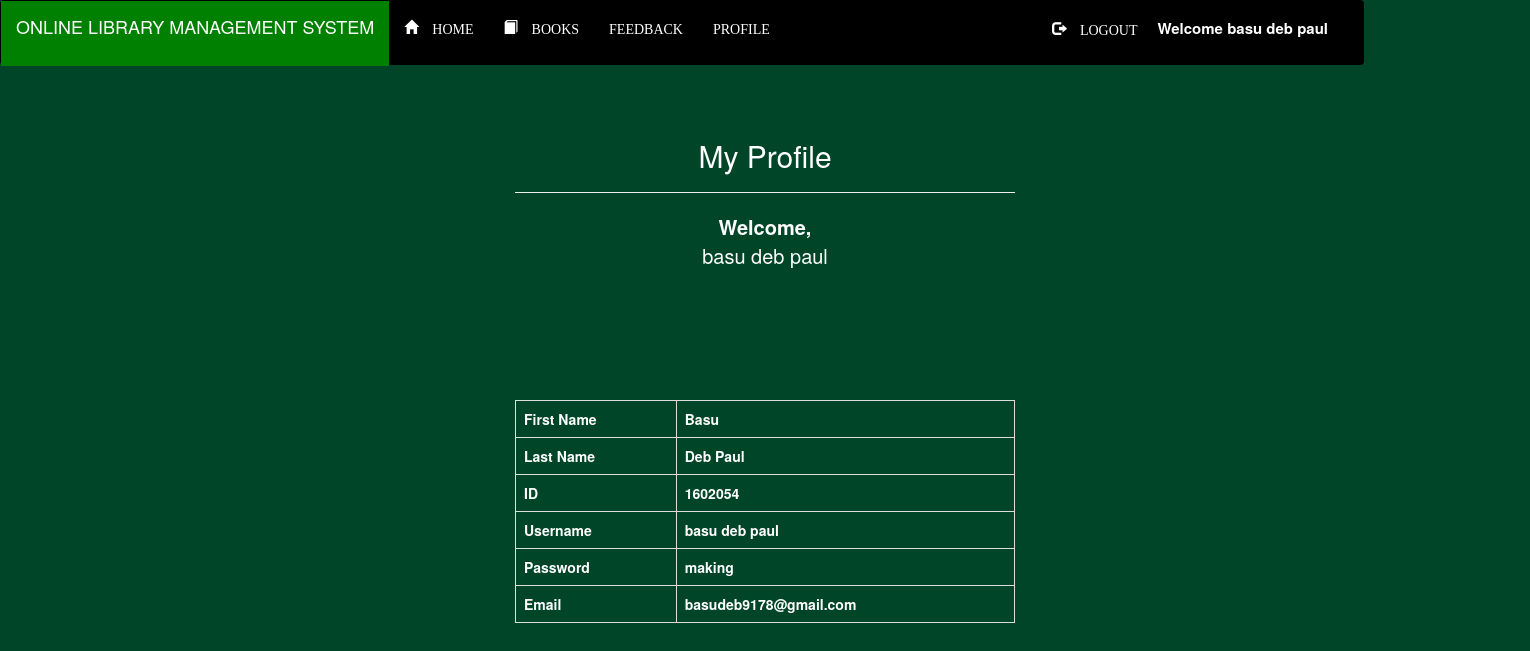
The app's page /Library/Student/profile.php (signed in) with its own data.
### tables this page shows
CREATE TABLE `student` (
  `first` varchar(100) NOT NULL,
  `last` varchar(100) NOT NULL,
  `roll` int(100) NOT NULL,
  `username` varchar(100) NOT NULL,
  `password` varchar(100) NOT NULL,
  `email` varchar(100) NOT NULL
);

### Library/Student/profile.php (the view, shortened to what this page needs)
<?php
 include "connection.php";
 include"navbar.php";
?>
<!DOCTYPE html>
<html>
<head>
</head>
<body style="background-color:#004528">
       <div class="wrapper">
	<?php
	 if(!isset($_SESSION['login_user']))
       {
            echo"<span style='color:red;font-size:30px;text-align:center;font-family:arial'>You Need to Login First</span>";
       }
       else
       {
      ?>
      <div class="container">
      </div>
      <h2 style="text-align:center">My Profile</h2>
      <hr>
      <div style="font-color:white;font-weight:bold;font-size:20px;text-align:center">Welcome,</div>
      <?php
      $q = mysqli_query($db,"SELECT * FROM `student` WHERE username ='$_SESSION[login_user]';");
      $row=mysqli_fetch_assoc($q);
      echo "<p style='text-align:center;font-size:20px;'>".$_SESSION['login_user']."</p>";
      echo"<b>";
      echo"<table class='table table-bordered '>";
      echo"<tr>";
      echo"<td>";
      echo"<b>First Name</b>";
      echo"</td>"."<br>";
      echo"<td>";
      echo" ".$row['first'];
      echo"</td>";
      echo"</tr>";
      echo"<tr>";
      echo"<td>";
      echo"<b>Last Name</b>";
      echo"</td>";
      echo"<td>";
      echo" ".$row['last'];
      echo"</td>";
      echo"<tr/>"."<br>";
      echo"<tr>";
      echo"<td>";
      echo"<b>ID</b>";
      echo"</td>";
      echo"<td>";
      echo" ".$row['roll'];
      echo"</td>";
      echo"<tr/>"."<br>";
      echo"<tr>";
      echo"<td>";
      echo"<b>Username</b>";
      echo"</td>";
      echo"<td>";
      echo" ".$row['username'];
      echo"</td>";
      echo"<tr/>"."<br>";
      echo"<tr>";
      echo"<td>";
      echo"<b>Password</b>";
      echo"</td>";
      echo"<td>";
      echo" ".$row['password'];
      echo"</td>";
      echo"<tr/>"."<br>";
      echo"<tr>";
      echo"<td>";
      echo"<b>Email</b>";
      echo"</td>";
      echo"<td>";
      echo" ".$row['email'];
      echo"</td>";
      echo"<tr/>"."<br>";
       }
	?>
	</div>
</body>
</html>

### Library/Student/style.css (style rules this page uses)
html, body, div, span, object, iframe, h1, h2, h3, h4, h5, h6, p, blockquote, pre, abbr, address, cite, code, del, dfn, em, img, ins, kbd, q, samp, small, strong, sub, sup, var, b, i, dl, dt, dd, ol, ul, li, fieldset, form, label, legend, table, caption, tbody, tfoot, thead, tr, th, td, article, aside, canvas, details, figcaption, figure, footer, header, hgroup, menu, nav, section, summary, time, mark, audio, video { margin:0; padding:0; border:0; outline:0; font-size:100%; vertical-align:baseline; background:transparent; }
body { line-height:1; }
table { border-collapse:collapse; border-spacing:0; }
hr { display:block; height:1px; border:0; border-top:1px solid #cccccc; margin:1em 0; padding:0; }
.wrapper { height:660px; width:1350px; }

### Library/Student/profile.php (style rules this page uses)
.wrapper { color:white; width:500px; height:600px; margin:0px auto; }

### records on screen
student: first "Basu", last "Deb Paul", roll "1602054", username "basu deb paul", password "making", email "basudeb9178@gmail.com"

### other values on screen
$_SESSION['login_user'] "basu deb paul"
